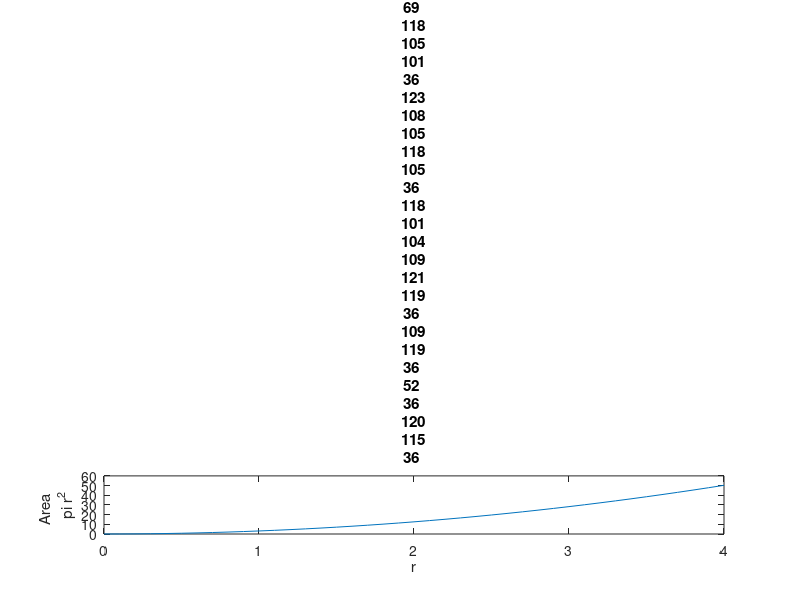

MATLAB code for this plot:
%% Advanced Annotations
% Instructions are in the task pane to the left. Complete and submit each task one at a time.
% This code sets up the activity.
last = 4;
r = 0:0.1:last;
A = pi*r.^2;
plot(r,A)
xlabel("r")

%% Task 1
yTxt=["Area";"\pi r^2"]
%% Task 2
ylabel(yTxt)
%% Task 3
titleTxt = "Area where radius is 0 to " + last
%% Task 4
title(titleTxt)
%% Further Practice
